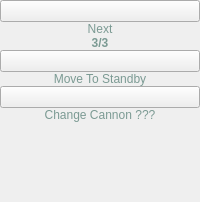
         <widget class="QWidget" name="page_4">
          <layout class="QVBoxLayout" name="verticalLayout_18">
           <property name="spacing">
            <number>0</number>
           </property>
           <property name="leftMargin">
            <number>0</number>
           </property>
           <property name="topMargin">
            <number>0</number>
           </property>
           <property name="rightMargin">
            <number>0</number>
           </property>
           <property name="bottomMargin">
            <number>0</number>
           </property>
           <item>
            <widget class="QPushButton" name="weapon_bt_next_3">
             <property name="sizePolicy">
              <sizepolicy hsizetype="Minimum" vsizetype="Expanding">
               <horstretch>0</horstretch>
               <verstretch>0</verstretch>
              </sizepolicy>
             </property>
             <property name="text">
              <string/>
             </property>
            </widget>
           </item>
           <item>
            <widget class="QLabel" name="label_94">
             <property name="sizePolicy">
              <sizepolicy hsizetype="Preferred" vsizetype="Preferred">
               <horstretch>0</horstretch>
               <verstretch>0</verstretch>
              </sizepolicy>
             </property>
             <property name="styleSheet">
              <string notr="true">color: rgb(123, 154, 147);
</string>
             </property>
             <property name="text">
              <string>Next</string>
             </property>
             <property name="alignment">
              <set>Qt::AlignCenter</set>
             </property>
            </widget>
           </item>
           <item>
            <widget class="QLabel" name="label_92">
             <property name="font">
              <font>
               <weight>75</weight>
               <bold>true</bold>
              </font>
             </property>
             <property name="styleSheet">
              <string notr="true">color: rgb(123, 154, 147);</string>
             </property>
             <property name="text">
              <string>3/3</string>
             </property>
             <property name="alignment">
              <set>Qt::AlignCenter</set>
             </property>
            </widget>
           </item>
           <item>
            <widget class="QPushButton" name="bt_weapon_moveToStandby">
             <property name="sizePolicy">
              <sizepolicy hsizetype="Minimum" vsizetype="Expanding">
               <horstretch>0</horstretch>
               <verstretch>0</verstretch>
              </sizepolicy>
             </property>
             <property name="text">
              <string/>
             </property>
            </widget>
           </item>
           <item>
            <widget class="QLabel" name="label_91">
             <property name="styleSheet">
              <string notr="true">color: rgb(123, 154, 147);</string>
             </property>
             <property name="text">
              <string>Move To Standby</string>
             </property>
             <property name="alignment">
              <set>Qt::AlignCenter</set>
             </property>
            </widget>
           </item>
           <item>
            <widget class="QPushButton" name="bt_weapon_change">
             <property name="sizePolicy">
              <sizepolicy hsizetype="Minimum" vsizetype="Expanding">
               <horstretch>0</horstretch>
               <verstretch>0</verstretch>
              </sizepolicy>
             </property>
             <property name="text">
              <string/>
             </property>
            </widget>
           </item>
           <item>
            <widget class="QLabel" name="label_95">
             <property name="styleSheet">
              <string notr="true">color: rgb(123, 154, 147);</string>
             </property>
             <property name="text">
              <string>Change Cannon ???</string>
             </property>
             <property name="alignment">
              <set>Qt::AlignCenter</set>
             </property>
            </widget>
           </item>
           <item>
            <spacer name="verticalSpacer_8">
             <property name="orientation">
              <enum>Qt::Vertical</enum>
             </property>
             <property name="sizeHint" stdset="0">
              <size>
               <width>20</width>
               <height>40</height>
              </size>
             </property>
            </spacer>
           </item>
           <item>
            <spacer name="verticalSpacer_9">
             <property name="orientation">
              <enum>Qt::Vertical</enum>
             </property>
             <property name="sizeHint" stdset="0">
              <size>
               <width>20</width>
               <height>40</height>
              </size>
             </property>
            </spacer>
           </item>
          </layout>
         </widget>
